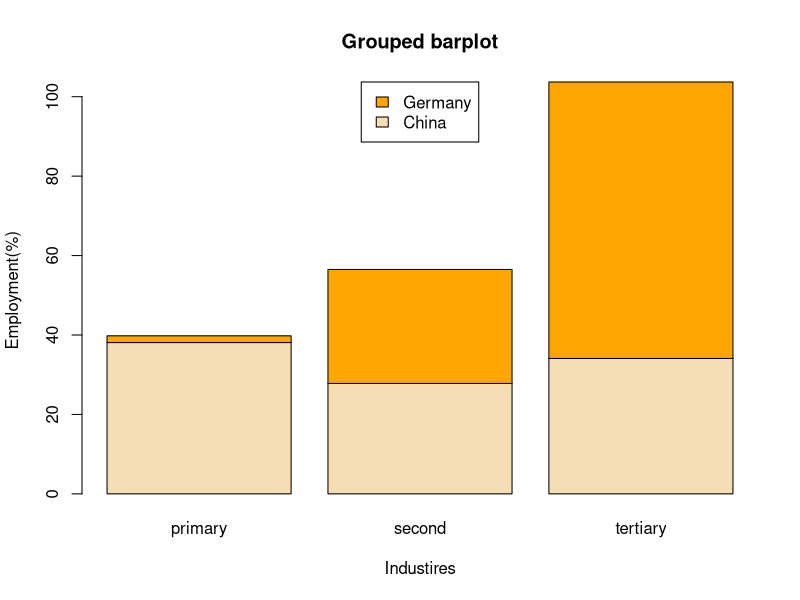

Recreate this plot in R.
my.data <- matrix(c(38.1, 1.7,
                    27.8, 28.7,
                    34.1, 69.6)
                , nrow=2)

rownames(my.data) <- c("China", "Germany")
colnames(my.data) <- c("primary", "second", "tertiary")

my.data

barplot(my.data, main = "Grouped barplot",
        xlab = "Industires", ylab = "Employment(%)",
        col = c("wheat", "orange"),
        legend = rownames(my.data), 
        args.legend = list(x = "top")
       )